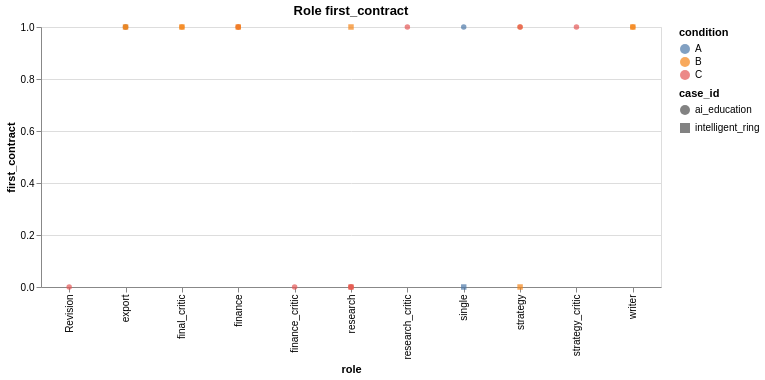

This figure's Vega-Lite source:
### Vega-Lite specification from a JSON file in a GitHub repository (floating-point values rounded to 4 significant figures)
{"config": {"view": {"continuousWidth": 300, "continuousHeight": 300}}, "data": {"values": [{"case_id": "ai_education", "condition": "A", "role": "single", "value": 1.0}, {"case_id": "ai_education", "condition": "A", "role": "export", "value": 1.0}, {"case_id": "ai_education", "condition": "B", "role": "research", "value": 0.0}, {"case_id": "ai_education", "condition": "B", "role": "strategy", "value": 1.0}, {"case_id": "ai_education", "condition": "B", "role": "finance", "value": 1.0}, {"case_id": "ai_education", "condition": "B", "role": "writer", "value": 1.0}, {"case_id": "ai_education", "condition": "B", "role": "final_critic", "value": 1.0}, {"case_id": "ai_education", "condition": "B", "role": "export", "value": 1.0}, {"case_id": "ai_education", "condition": "C", "role": "research", "value": 0.0}, {"case_id": "ai_education", "condition": "C", "role": "strategy", "value": 1.0}, {"case_id": "ai_education", "condition": "C", "role": "finance", "value": 1.0}, {"case_id": "ai_education", "condition": "C", "role": "research_critic", "value": 1.0}, {"case_id": "ai_education", "condition": "C", "role": "strategy_critic", "value": 1.0}, {"case_id": "ai_education", "condition": "C", "role": "finance_critic", "value": 0.0}, {"case_id": "ai_education", "condition": "C", "role": "Revision", "value": 0.0}, {"case_id": "intelligent_ring", "condition": "C", "role": "research", "value": 0.0}, {"case_id": "intelligent_ring", "condition": "B", "role": "research", "value": 1.0}, {"case_id": "intelligent_ring", "condition": "B", "role": "strategy", "value": 0.0}, {"case_id": "intelligent_ring", "condition": "B", "role": "finance", "value": 1.0}, {"case_id": "intelligent_ring", "condition": "B", "role": "writer", "value": 1.0}, {"case_id": "intelligent_ring", "condition": "B", "role": "final_critic", "value": 1.0}, {"case_id": "intelligent_ring", "condition": "B", "role": "export", "value": 1.0}, {"case_id": "intelligent_ring", "condition": "A", "role": "single", "value": 0.0}]}, "mark": {"type": "point", "filled": true}, "encoding": {"color": {"field": "condition", "type": "nominal"}, "shape": {"field": "case_id", "type": "nominal"}, "tooltip": [{"field": "case_id", "type": "nominal"}, {"field": "condition", "type": "nominal"}, {"field": "role", "type": "nominal"}, {"field": "value", "type": "quantitative"}], "x": {"field": "role", "type": "nominal"}, "y": {"field": "value", "title": "first_contract", "type": "quantitative"}}, "height": 260, "title": "Role first_contract", "width": 620, "$schema": "https://vega.github.io/schema/vega-lite/v6.4.1.json"}
